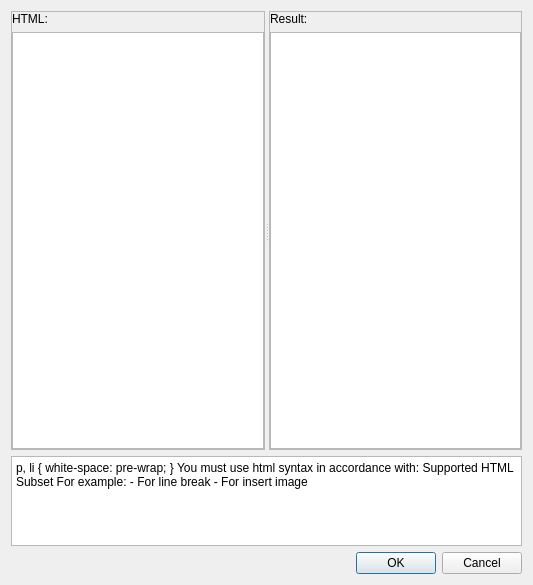
<?xml version="1.0" encoding="UTF-8"?>
<ui version="4.0">
 <class>HTMLEditor</class>
 <widget class="QDialog" name="HTMLEditor">
  <property name="geometry">
   <rect>
    <x>0</x>
    <y>0</y>
    <width>533</width>
    <height>585</height>
   </rect>
  </property>
  <property name="windowTitle">
   <string>HTML Editor</string>
  </property>
  <layout class="QVBoxLayout" name="verticalLayout">
   <item>
    <widget class="QSplitter" name="splitter">
     <property name="sizePolicy">
      <sizepolicy hsizetype="Expanding" vsizetype="Expanding">
       <horstretch>0</horstretch>
       <verstretch>0</verstretch>
      </sizepolicy>
     </property>
     <property name="orientation">
      <enum>Qt::Horizontal</enum>
     </property>
     <widget class="QFrame" name="frame">
      <property name="frameShape">
       <enum>QFrame::StyledPanel</enum>
      </property>
      <property name="frameShadow">
       <enum>QFrame::Raised</enum>
      </property>
      <layout class="QVBoxLayout" name="verticalLayout_2">
       <property name="margin">
        <number>0</number>
       </property>
       <item>
        <widget class="QLabel" name="label">
         <property name="text">
          <string>HTML:</string>
         </property>
        </widget>
       </item>
       <item>
        <widget class="QPlainTextEdit" name="pteHTMLContent">
         <property name="plainText">
          <string/>
         </property>
        </widget>
       </item>
      </layout>
     </widget>
     <widget class="QFrame" name="frame_2">
      <property name="frameShape">
       <enum>QFrame::StyledPanel</enum>
      </property>
      <property name="frameShadow">
       <enum>QFrame::Raised</enum>
      </property>
      <layout class="QVBoxLayout" name="verticalLayout_3">
       <property name="margin">
        <number>0</number>
       </property>
       <item>
        <widget class="QLabel" name="label_2">
         <property name="text">
          <string>Result:</string>
         </property>
        </widget>
       </item>
       <item>
        <widget class="QTextEdit" name="tbHTMLResult"/>
       </item>
      </layout>
     </widget>
    </widget>
   </item>
   <item>
    <widget class="QTextBrowser" name="textBrowser">
     <property name="sizePolicy">
      <sizepolicy hsizetype="Expanding" vsizetype="Fixed">
       <horstretch>0</horstretch>
       <verstretch>0</verstretch>
      </sizepolicy>
     </property>
     <property name="maximumSize">
      <size>
       <width>16777215</width>
       <height>90</height>
      </size>
     </property>
     <property name="html">
      <string>&lt;!DOCTYPE HTML PUBLIC &quot;-//W3C//DTD HTML 4.0//EN&quot; &quot;http://www.w3.org/TR/REC-html40/strict.dtd&quot;&gt;
&lt;html&gt;&lt;head&gt;&lt;meta name=&quot;qrichtext&quot; content=&quot;1&quot; /&gt;&lt;style type=&quot;text/css&quot;&gt;
p, li { white-space: pre-wrap; }
&lt;/style&gt;&lt;/head&gt;&lt;body style=&quot; font-family:'MS Shell Dlg 2'; font-size:8.25pt; font-weight:400; font-style:normal;&quot;&gt;
&lt;p style=&quot; margin-top:0px; margin-bottom:0px; margin-left:0px; margin-right:0px; -qt-block-indent:0; text-indent:0px;&quot;&gt;&lt;span style=&quot; font-size:8pt;&quot;&gt;You must use html syntax in accordance with: &lt;/span&gt;&lt;a href=&quot;http://doc.qt.io/qt-4.8/richtext-html-subset.html&quot;&gt;&lt;span style=&quot; font-size:8pt; text-decoration: underline; color:#0000ff;&quot;&gt;Supported HTML Subset&lt;/span&gt;&lt;/a&gt;&lt;/p&gt;
&lt;p style=&quot; margin-top:0px; margin-bottom:0px; margin-left:0px; margin-right:0px; -qt-block-indent:0; text-indent:0px;&quot;&gt;&lt;a href=&quot;http://doc.qt.io/qt-4.8/richtext-html-subset.html&quot;&gt;&lt;span style=&quot; font-size:8pt; text-decoration: underline; color:#000000;&quot;&gt;For example:&lt;/span&gt;&lt;/a&gt;&lt;/p&gt;
&lt;p style=&quot;-qt-paragraph-type:empty; margin-top:0px; margin-bottom:0px; margin-left:0px; margin-right:0px; -qt-block-indent:0; text-indent:0px; font-size:8pt; color:#000000;&quot;&gt;&lt;br /&gt;&lt;/p&gt;
&lt;table border=&quot;0&quot; style=&quot; margin-top:0px; margin-bottom:0px; margin-left:0px; margin-right:0px;&quot; cellspacing=&quot;2&quot; cellpadding=&quot;0&quot;&gt;
&lt;tr&gt;
&lt;td style=&quot; vertical-align:top;&quot;&gt;
&lt;p style=&quot; margin-top:0px; margin-bottom:0px; margin-left:0px; margin-right:0px; -qt-block-indent:0; text-indent:0px;&quot;&gt;&lt;span style=&quot; font-family:'Courier New,courier'; font-size:8pt;&quot;&gt;&amp;lt;br/&amp;gt; - &lt;/span&gt;&lt;/p&gt;&lt;/td&gt;
&lt;td style=&quot; vertical-align:top;&quot;&gt;
&lt;p style=&quot; margin-top:0px; margin-bottom:0px; margin-left:0px; margin-right:0px; -qt-block-indent:0; text-indent:0px;&quot;&gt;&lt;span style=&quot; font-size:8pt;&quot;&gt;For line break&lt;/span&gt;&lt;/p&gt;&lt;/td&gt;&lt;/tr&gt;&lt;/table&gt;
&lt;p style=&quot; margin-top:0px; margin-bottom:0px; margin-left:0px; margin-right:0px; -qt-block-indent:0; text-indent:0px;&quot;&gt;&lt;span style=&quot; font-size:8pt;&quot;&gt;&amp;lt;img src=&amp;quot;path to image&amp;quot;/&amp;gt;&lt;/span&gt;&lt;span style=&quot; font-family:'Courier New,courier'; font-size:8pt; vertical-align:top;&quot;&gt; - &lt;/span&gt;&lt;span style=&quot; font-size:8pt;&quot;&gt; &lt;/span&gt;&lt;span style=&quot; font-size:8pt; vertical-align:top;&quot;&gt;For insert image&lt;/span&gt;&lt;/p&gt;&lt;/body&gt;&lt;/html&gt;</string>
     </property>
    </widget>
   </item>
   <item>
    <widget class="QDialogButtonBox" name="buttonBox">
     <property name="orientation">
      <enum>Qt::Horizontal</enum>
     </property>
     <property name="standardButtons">
      <set>QDialogButtonBox::Cancel|QDialogButtonBox::Ok</set>
     </property>
    </widget>
   </item>
  </layout>
 </widget>
 <resources/>
 <connections>
  <connection>
   <sender>buttonBox</sender>
   <signal>accepted()</signal>
   <receiver>HTMLEditor</receiver>
   <slot>accept()</slot>
   <hints>
    <hint type="sourcelabel">
     <x>248</x>
     <y>254</y>
    </hint>
    <hint type="destinationlabel">
     <x>157</x>
     <y>274</y>
    </hint>
   </hints>
  </connection>
  <connection>
   <sender>buttonBox</sender>
   <signal>rejected()</signal>
   <receiver>HTMLEditor</receiver>
   <slot>reject()</slot>
   <hints>
    <hint type="sourcelabel">
     <x>316</x>
     <y>260</y>
    </hint>
    <hint type="destinationlabel">
     <x>286</x>
     <y>274</y>
    </hint>
   </hints>
  </connection>
 </connections>
</ui>
